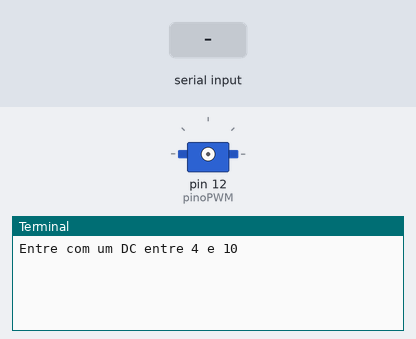
Recording of a program running on a simulated Raspberry Pi (header pin numbers). On the bench: servo, the last lines printed to the terminal. Inputs (shaded band) come from the test bench. Servo angles are drawn from the pulse width (0.5 ms = 0°, 2.5 ms = 180°).

Above: at 1.2 s.
1.3 s: "5" typed at the terminal, then Enter
At 2.5 s:
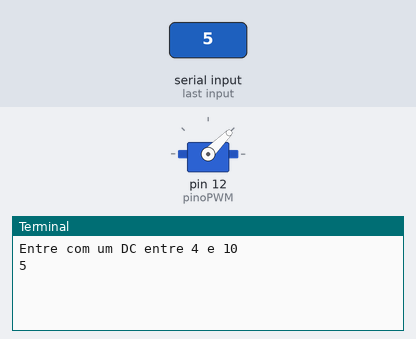
2.8 s: "90" typed at the terminal, then Enter
At 4.9 s:
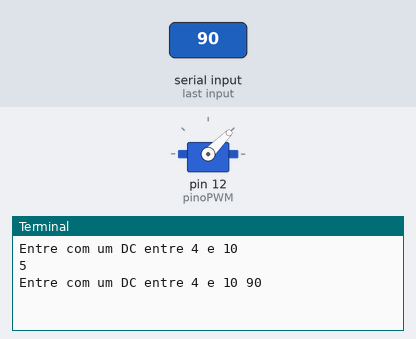

Measured:
- after the input at 1.3 s, the terminal: prints a new line at once (image 1)
- after the input at 2.8 s, the terminal: prints a new line after 1.5 s (image 2)

The program:

servo1.py
```python
import RPi.GPIO as GPIO
import time
GPIO.setmode(GPIO.BOARD)
pinoPWM=12
GPIO.setup(pinoPWM,GPIO.OUT)
oPWM = GPIO.PWM(pinoPWM,50)   #Tem que ser 50 hertz/seg
DC=0   #Definição da variavel com valor do Dutycycle
oPWM.start(DC)

try:
    while True:
        DC = float (input('Entre com um DC entre 4 e 10 ')) #7 é horizontal
        oPWM.ChangeDutyCycle(DC)
        time.sleep(3)

except KeyboardInterrupt:    # Ctrl c para interromper
    oPWM.stop()
    GPIO.cleanup()
    print('Tudo limpo')
```
